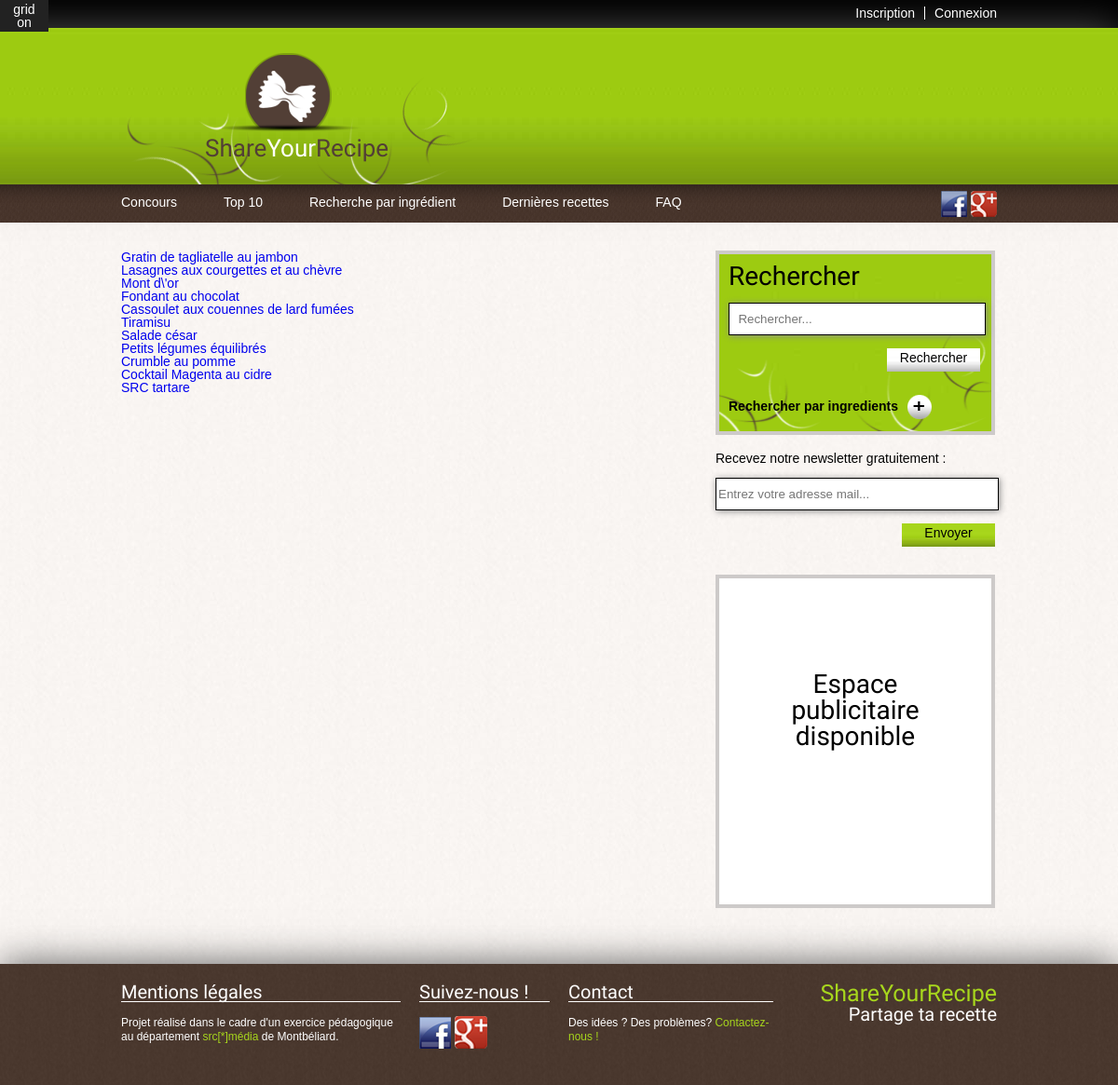
Page /connexion/recherche_ingredient/affiche_liste_recette.php on the committed database.
### tables this page shows
CREATE TABLE IF NOT EXISTS `recette` (
  `ID_recette` int(11) NOT NULL auto_increment,
  `nom_recette` varchar(50) default NULL,
  `preparation` text,
  `conseil` varchar(255) default NULL,
  `qr_code` blob,
  `ID_pseudo` int(11) default NULL,
  PRIMARY KEY  (`ID_recette`),
  KEY `FK_RECETTE_ID_pseudo` (`ID_pseudo`)
);

### connexion/recherche_ingredient/affiche_liste_recette.php (the view, shortened to what this page needs)
<?php
	include("projet_co_connect.inc");
    $dbc = monconnect($dbname, $dbhost, $login, $password);
?>
<!DOCTYPE html>
<html>
<head>
		<link rel="stylesheet" type="text/css" href="../../css/style.css">
		<link href="../../css/reset.css" rel="stylesheet" type="text/css">
</head>
	<body name="menu">
            <div class="content">
                <div class="inner">
					<div class="colGauche">
						<?php
							if (($ingredient1 === '') && ($ingredient2 === '') && ($ingredient3 === '')) {
								echo("Veuillez entrer au minimum un ingrédient pour votre recette.");
								$haserror = true;
							}
							else {
								$req = "select * from ingredient where ingredient1 like '%$ingredient1%' or ingredient2 like'%$ingredient1%' or ingredient3 like'%$ingredient1%' or ingredient4 like'%$ingredient1%' or ingredient5 like'%$ingredient1%' or ingredient6 like'%$ingredient1%' or ingredient7 like'%$ingredient1%' or ingredient8 like'%$ingredient1%' or ingredient9 like'%$ingredient1%' or ingredient10 like'%$ingredient1%' and ingredient1 like '%$ingredient2%' or ingredient2 like'%$ingredient2%' or ingredient3 like'%$ingredient2%' or ingredient4 like'%$ingredient2%' or ingredient5 like'%$ingredient2%' or ingredient6 like'%$ingredient2%' or ingredient7 like'%$ingredient2%' or ingredient8 like'%$ingredient2%' or ingredient9 like'%$ingredient2%' or ingredient10 like'%$ingredient2%' or ingredient1 like'%$ingredient3%' or ingredient2 like'%$ingredient3%' or ingredient3 like'%$ingredient3%' or ingredient4 like'%$ingredient3%' or ingredient5 like'%$ingredient3%' or ingredient6 like'%$ingredient3%' or ingredient7 like'%$ingredient3%' or ingredient8 like'%$ingredient3%' or ingredient9 like'%$ingredient3%' or ingredient10 like'%$ingredient3%'";
								$query = mysql_query($req, $dbc);
								while ($ligne = mysql_fetch_row($query)) {
									$id_ingredient = $ligne[0];
									$req1 = "select * from contient where ID_recette='$id_ingredient'";
									$query1 = mysql_query($req1, $dbc);
									while ($ligne1 = mysql_fetch_row($query1)) {
										$ID_recette = $ligne1[12];
									}
									$req2 = "select * from recette where ID_recette='$ID_recette'";
									$query2 = mysql_query($req2, $dbc);
									while ($ligne2 = mysql_fetch_row($query2)) {
										$id_recette = $ligne2[0];
										$nom_recette = $ligne2[1];
										echo("<a href='affiche_recette.php?id_recette=$id_recette'>$nom_recette</a><br>");
									}
								}
							}
						?>
                    </div>
                    <div class="colDroite">
                            <div class="rechercher">
                            <div class="recherchefont">
                                <div class="texte">
                                    <h2>Rechercher</h2><br/>
                                    <form action="../recherche/index.php" method="post">
										<input type="text" name="recherche" Placeholder="  Rechercher..."/><br/><br/>
										<div class="bouton"><input type="submit" value="Rechercher"></div>
									</form>
                                    <p>Rechercher par ingredients  </p>	<img src="../../image-contenu/AjouterIngredient.png" width="26" height="26" alt="plus">
                                </div>
                            </div>
                            </div>
                            <div class="newsletter1">
                                </p> Recevez notre newsletter gratuitement : <p><br>
								<form method="post" action="../../mail.php">
									<input type="text" name="mail" Placeholder="Entrez votre adresse mail..."  value="<?php echo($_COOKIE['mail_post']); ?>"/><br/><br/>
									<div class="bouton2"><input type="submit" value="Envoyer"></div>
								</form>
                            </div>
                            <div class="pub">
                                <div class="texte">
                                    <h2>Espace publicitaire disponible</h2><br/>
                                </div>
                            </div>
                     </div>
            	</div>
            </div>
            <footer>
              	<div class="inner">
                      <div class="mentionlegal">
                          <h4>Mentions légales</h4>
                          <p>Projet réalisé dans le cadre d'un exercice pédagogique au département <a href="http://src-media.com/" title="En savoir plus | src-media.com" target="_blank"> src[*]média</a> de Montbéliard.</p>
                      </div>
                     <div class="reseauxsociaux">
                       <h4>Suivez-nous !</h4>
                       <a href="http://www.facebook.com/pages/ShareYourRecipe/375510972489040" title="Nous rejoindre sur Facebook" target="_blank"><img src="../../image-contenu/Facebook.png" width="34" height="34"></a>
                       <a href="https://plus.google.com/u/1/105408455807828253834/posts" title="Nous rejoindre sur Google+" target="_blank"><img src="../../image-contenu/Google.png" width="35" height="35"> </a>
                     </div>
                     <div class="contact">
                          <h4>Contact</h4>
                          <p>Des idées ? Des problèmes? <a href="mailto:shareyourrecipe@gmail.com">Contactez-nous !</a></p>
                      </div>
                     <a href="#menu"><div class="titre">
                     	<p>ShareYourRecipe</p>
                     	<p>Partage ta recette</p>
                     </div></a>
                </div>
          	</footer>
</body>
</html>

### css/style.css (style rules this page uses)
body { background-image:url(image-interface/fond.jpg); background-repeat:repeat; font-family: Tahoma, Geneva, sans-serif; font-size:14px; height: 100%; text-decoration:none; }
a { text-decoration:none; }
.inner { width: 960px; margin: 0 auto; }
.content { z-index:99; }
p { font-family:Tahoma, Geneva, sans-serif; font-size:14px; }
h2 { font-family: 'Passion One', cursive; color: #000; font-weight:30; font-size:28px; }
.titre { margin-left:100px; }
.colGauche { float:left; margin-left:10px; width:620px; padding-top:30px; }
.colDroite { float:right; width:292px; margin-right:20px; }
.newsletter1 { margin-top: 18px; }
.rechercher { background-image:url(image-interface/vert.jpg); background-repeat:repeat; border: 4px solid #CDCAC9; margin-top: 30px; width: 292px; height: 190px; }
.recherchefont { background-image:url(image-interface/arcbloc.png); background-repeat:no-repeat; background-position:bottom; height: 190px; width: 292px; }
.rechercher .texte p { margin-top:30px; font-weight:bold; float:left; }
.rechercher .texte img { float:left; margin-top:25px; margin-left:10px; }
.rechercher .bouton input { border:none; background-image:url(image-interface/bouton.jpg); background-repeat:repeat-x; font-family: Tahoma, Geneva, sans-serif; color: #000; font-size:14px; cursor: pointer; width:100px; height:25px; padding-bottom:6px; margin-left:170px; }
.newsletter1 .bouton2 input { border:none; background-image:url(image-interface/bouton2.jpg); background-repeat:repeat-x; font-family: Tahoma, Geneva, sans-serif; color: #000; font-size:14px; cursor: pointer; width:100px; height:25px; padding-bottom:6px; margin-left:200px; }
.rechercher input[type="text"] { border: 1px solid #000; box-shadow: 1px 1px 7px #898989; height:31px; }
.newsletter1 input[type="text"] { border: 1px solid #000; box-shadow: 1px 1px 7px #898989; height:31px; }
.newsletter1 input[type="text"] { width:298px; }
.rechercher input[type="text"] { width:270px; }
.content .texte { padding:10px; }
.pub { background-color:#FFF; border: 4px solid #CDCAC9; height: 350px; margin-top: 30px; width: 292px; }
.pub .texte { padding:50px; color:#000; text-align:center; padding-top:100px; }
footer { background-image:url(image-interface/marron.jpg); background-repeat:repeat; height:130px; box-shadow: 1px 1px 40px #555; margin-top:60px; }
footer p { font-size:12px; color:#FFF; line-height:15px; }
footer a { color: #a7d61d; }
footer h4 { font-family: 'Passion One', cursive; font-weight:30; font-size:20px; color:#FFF; border-bottom:solid 1px #FFF; margin-bottom:15px; margin-top:20px; }
.mentionlegal { float:left; margin-left:10px; width:300px; }
.reseauxsociaux { float:left; margin-left:20px; width:140px; }
.contact { float:left; margin-left:20px; width:220px; }
footer .titre { padding-top:20px; margin-right:10px; }
footer .titre p { font-family: 'Passion One', cursive; ; font-size:20px; font-weight:50; color:#FFF; text-align:right; line-height:23px; }
footer .titre p:first-child { font-family: 'Passion One', cursive; ; font-size:25px; font-weight:50; color: #a7d61d; }

### rows in the picture
recette: nom_recette "Gratin de tagliatelle au jambon"
recette: nom_recette "Lasagnes aux courgettes et au chèvre"
recette: nom_recette "Mont d\\'or"
recette: nom_recette "Fondant au chocolat"
recette: nom_recette "Cassoulet aux couennes de lard fumées"
recette: nom_recette "Tiramisu"
recette: nom_recette "Salade césar"
recette: nom_recette "Petits légumes équilibrés"
recette: nom_recette "Crumble au pomme"
recette: nom_recette "Cocktail Magenta au cidre"
recette: nom_recette "SRC tartare"
